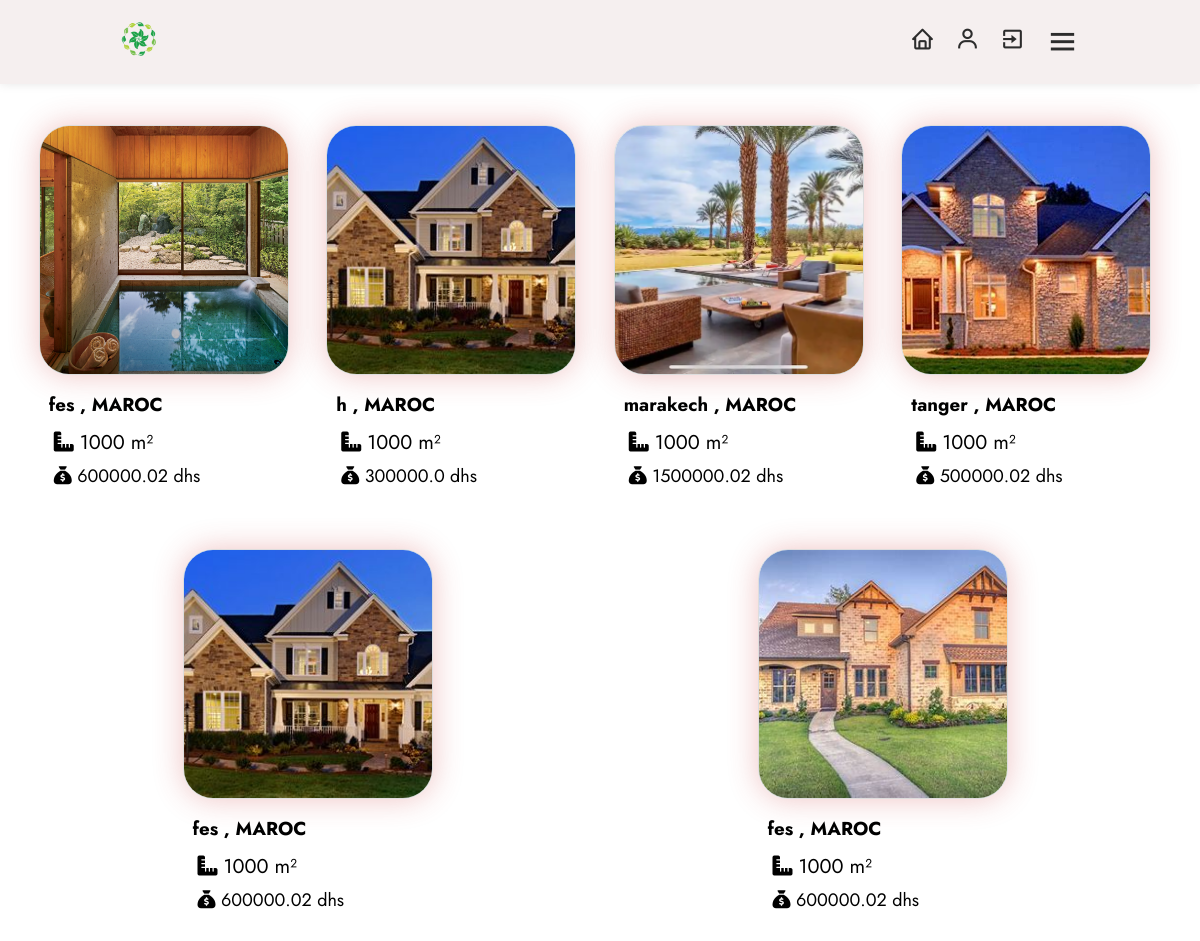
The page /dashboard (signed in) on the database its author committed.
### models/user.py (models this page shows)
class Products(db.Model):
    id = db.Column(db.String(50), primary_key=True, default=lambda: str( uuid.uuid4()), unique=True, nullable=False)
    name = db.Column(db.String(255), nullable=False)
    city = db.Column(db.String(8), nullable=False)
    price = db.Column(db.Float, nullable=False)
    image_path = db.Column(db.String(255), nullable=True)
    num_rooms = Column(Integer, nullable=False)
    section = Column(Integer, nullable=False)
    num_bain = Column(Integer, nullable=False)
    window_per_house = Column(Integer, nullable=False)
    user_id = db.Column(db.String(50),db.ForeignKey('user.id'),nullable=False)
    user = db.relationship('User', backref=db.backref('products', lazy=True))

### models/app.py (the view)
    @app.route('/dashboard')
    @login_required
    def dashboard():
        all_products = Products.query.order_by(asc(Products.id)).all()
        processed_products = [
                {
                    'name': product.name,
                    'city': product.city,
                    'price': product.price,
                    'num_rooms': product.num_rooms,
                    'section': product.section,
                    'num_bain': product.num_bain,
                    'window_per_house': product.window_per_house,
                    'image_path': os.path.basename(product.image_path) if product.image_path else None,
                    'product_id_string': str(product.id),
                }
                     for product in all_products
            ]
        return render_template('dashboard.html', all_products=processed_products)

### models/templates/dashboard.html (shortened to what this page needs)
<!DOCTYPE html>
<html lang="en">
	<head>
		<link rel="stylesheet" href="{{ url_for('static', filename='style/dashboard.css') }}">
		<link rel="stylesheet" href="https://cdnjs.cloudflare.com/ajax/libs/font-awesome/6.4.2/css/all.min.css" />
		<link rel="stylesheet" href="https://unpkg.com/boxicons@latest/css/boxicons.min.css">
		<link href="https://cdn.jsdelivr.net/npm/bootstrap-icons@1.21.0/font/bootstrap-icons.css" rel="stylesheet">
	</head>
	<body>
		<header>
			<div class="logo">
				<img src="./static/images/icon.png" alt="logo" >
			</div>
			<div class="nav-icon">
				<a onclick="window.location.href='{{ url_for('dashboard') }}'"><i class='bx bx-home'></i></a>
				<a onclick="window.location.href='{{ url_for('user') }}'"><i class='bx bx-user'></i></a>
				<a onclick="window.location.href='{{ url_for('exit') }}'"><i class='bx bx-exit'></i></a>
				<div class="bx bx-menu" id="menu-icon"></div>
			</div>
		</header>
		<section class="inside">
			<div class="container">
				{% for product in all_products %}
				<div class="product">
					 {% if product.image_path %}
					 <a href="{{ url_for('product_detail', product_id=product['product_id_string']) }}">
						 <img src="{{ url_for('serve_image', filename=product.image_path.split('/')[-1]) }}" alt="Product Image"/>
					 </a>
					 {% endif %}
					 <h3 style="margin: 10px"><p>   {{ product.city }} , MAROC</p></h3>
					 <p style="font-size: 20px; margin-bottom: 6px; margin-left: 15px;"><i class="fa-solid fa-ruler-combined"></i>    {{ product.section }} m²</p>
					 <p style="font-size: 18px; margin-bottom: 10px; margin-left: 15px;"><i class="fa-solid fa-sack-dollar"></i>   {{ product.price }} dhs</p>
				</div>
				{% endfor %}
			</div>
		</section>
	</body>
</html>

### models/static/style/dashboard.css (style rules this page uses)
* { margin: 0; padding: 0; box-sizing: border-box; font-family: 'Jost', sans-serif; list-style: none; text-decoration: none; }
header { position: fixed; width: 100%; top: 0; right: 0; z-index: 1000; display: flex; align-items: center; justify-content: space-between; padding: 20px 10%; background-color: #f5efef; box-shadow: 0 0 10px rgba(0, 0, 0, 0.1); }
.logo img { max-width: 120px; height: 1cm; }
.nav-icon { display: flex; align-items: center; }
.nav-icon i { margin-right: 20px; color: #2c2c2c; font-size: 25px; font-weight: 400; transform: all .42s ease; }
#menu-icon { font-size: 35px; color: #2c2c2c; z-index: 10001; cursor: pointer; }
.inside { padding-top: 70px; padding-right: 10px; }
.container { align-items: center; display: flex; flex-wrap: wrap; justify-content: space-around; padding: 20px; }
.product { width: 270px; margin: 5px; padding: 10px; }
.product img { max-width: 250px; height: auto; height: 250px; object-fit: cover; margin-top: 20px; border: 1px solid #ddd; border-radius: 30px; overflow: hidden; box-shadow: 0 0 30px rgba(201, 57, 57, 0.3); }

### rows shown on the page
Products: shows a picture, city "fes", section "1000", price "600000.02"
Products: city "h", section "1000", price "300000.0"
Products: shows a picture, city "marakech", section "1000", price "1500000.02"
Products: shows a picture, city "tanger", section "1000", price "500000.02"
Products: city "fes", section "1000", price "600000.02"
Products: shows a picture, city "fes", section "1000", price "600000.02"
